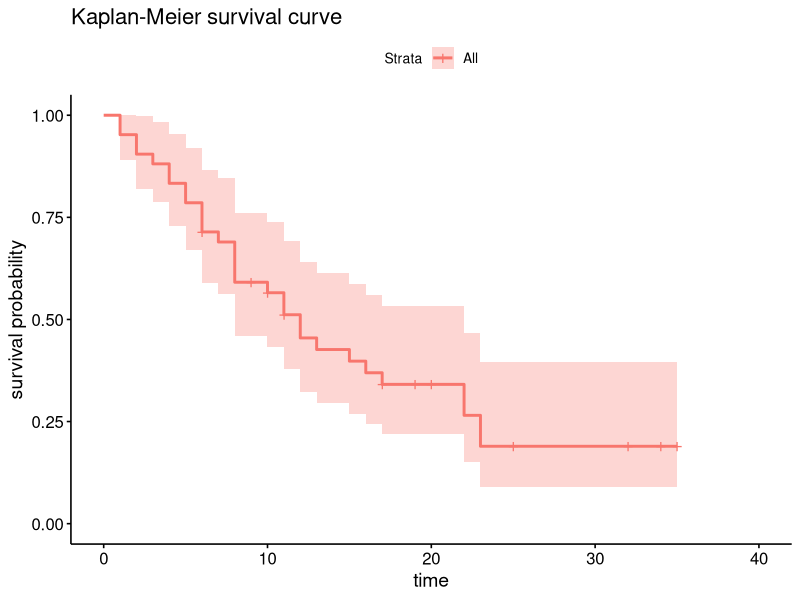
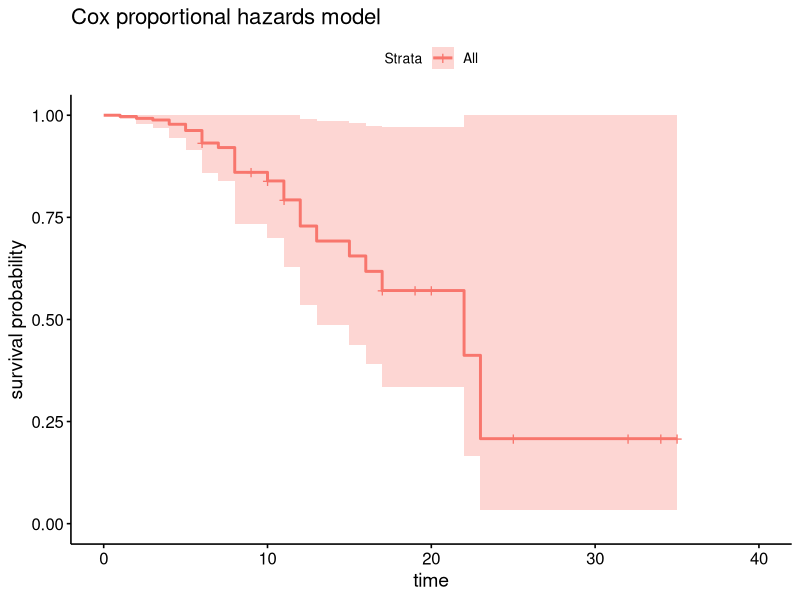
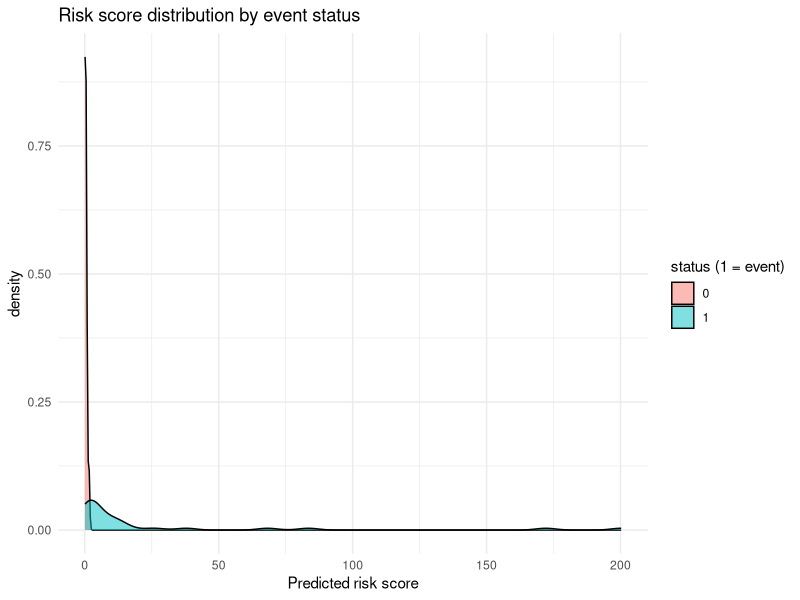
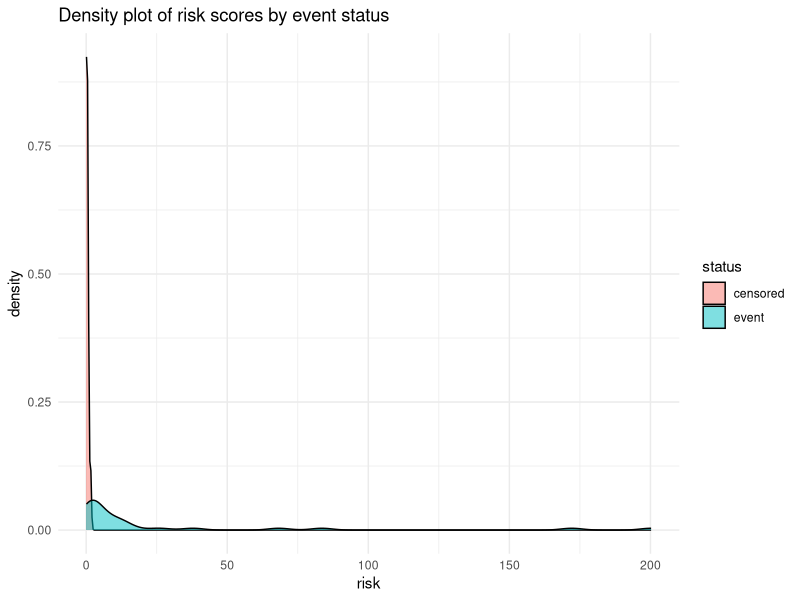
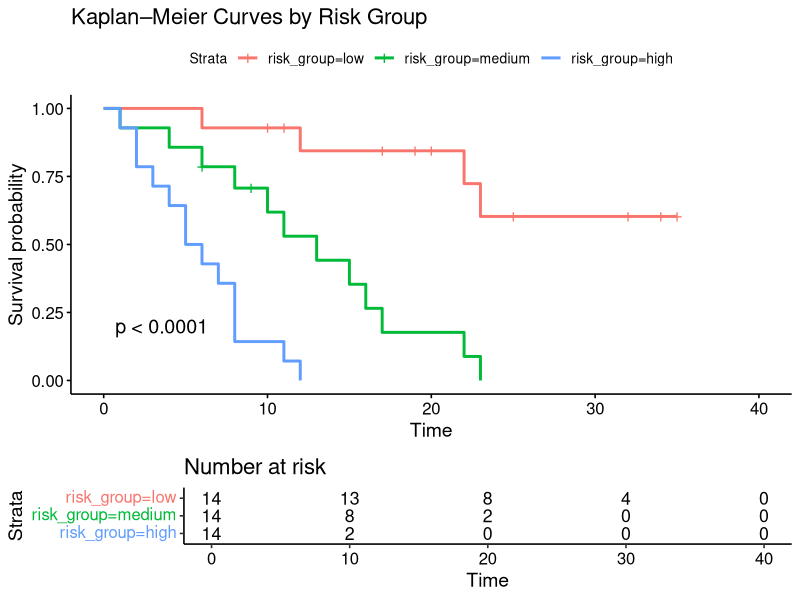
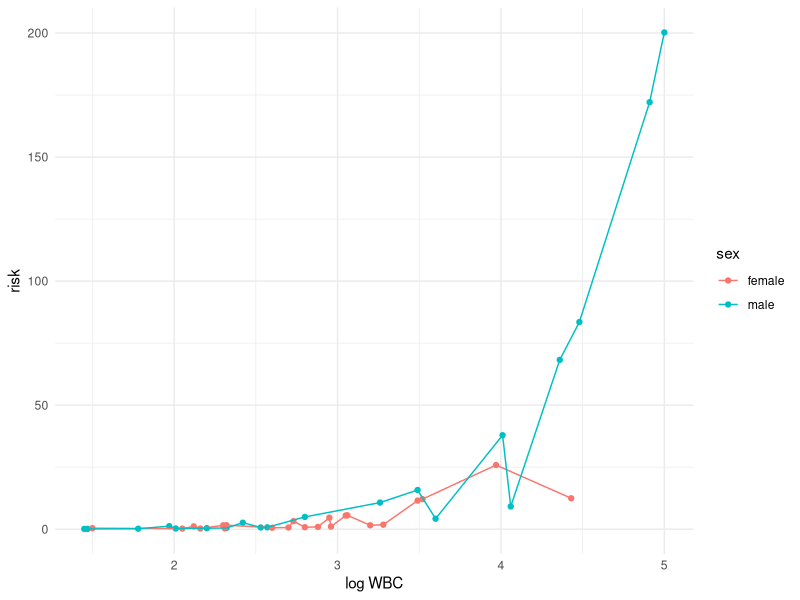

Source code (R) for these figures, in order:
## ---- chunk 1
#| echo: true
#| message: false
#| warning: false
#| 
library(openxlsx)
library(dplyr)
data_raw <- read.xlsx(
  "2-lukemia-survival/data.xlsx",
  rowNames = FALSE, detectDates = TRUE,
  skipEmptyRows = TRUE, skipEmptyCols = TRUE)

# data_raw |> count(status) # 0:12, 1:30
# data_raw |> count(sex) # 1:22, 2:20
# data_raw |> count(rx) # 0:21, 2:21

data_raw |> head(4) |> as_tibble()
## ---- chunk 2
#| echo: true
#| message: false
#| warning: false
#| 
library(survival)
library(survminer)
fit_km <- survfit(Surv(time, status) ~ 1, data = data_raw)
## ---- chunk 3
#| echo: true
#| message: false
#| warning: false
#| fig-width: 12
#| fig-height: 6
#| 
# fit_km
#  n events median 0.95LCL 0.95UCL
# 42     30     12       8      22

fit_km |>
  ggsurvplot(data = data_raw,
             xlab = "time", ylab = "survival probability",
             title = "Kaplan-Meier survival curve")
## ---- chunk 4
#| echo: true
#| message: false
#| warning: false
#| 
fit_cox <- coxph(Surv(time, status) ~ sex + logWBC + rx, data = data_raw)
fit_cox
## ---- chunk 5
#| echo: true
#| message: false
#| warning: false
#| 
survfit(fit_cox) |> 
  ggsurvplot(data = data_raw,
             xlab = "time", ylab = "survival probability",
             title = "Cox proportional hazards model")
## ---- chunk 6
#| echo: true
#| message: false
#| warning: false
#| 
summary(fit_cox)
## ---- chunk 7
#| echo: true
#| message: false
#| warning: false
#| 
data_raw$risk <- predict(fit_cox, newdata = data_raw, type = 'risk')
## ---- chunk 8
#| echo: true
#| message: false
#| warning: false
#| fig-width: 6
#| fig-height: 4
#| 
library(ggplot2)
data_raw |> 
  ggplot(aes(x = risk, fill = factor(status))) +
  geom_density(alpha = 0.5) +
  labs(title = "Risk score distribution by event status",
       x = "Predicted risk score",
       fill = "status (1 = event)") +
  theme_minimal()
## ---- chunk 9
#| echo: true
#| message: false
#| warning: false
#| fig-width: 6
#| fig-height: 4
#| 
data_raw |> 
  mutate(status = ifelse(status == 1, "event", "censored")) |>
  ggplot(aes(x = risk, fill = status)) +
  geom_density(alpha = 0.5) +
  labs(title = "Density plot of risk scores by event status",
       x = "risk", fill = "status") +
  theme_minimal()
## ---- chunk 10
#| echo: true
#| message: false
#| warning: false
#| fig-width: 12
#| fig-height: 8
#| 
# Create tertiles of risk
data_raw$risk_group <- with(
  data_raw, cut(risk, breaks = quantile(risk, probs = c(0, 1/3, 2/3, 1)),
                labels = c("low", "medium", "high"),
                include.lowest = TRUE))

fit_km_risk <- survfit(Surv(time, status) ~ risk_group, data = data_raw)
fit_km_risk |> 
  ggsurvplot(data = data_raw, pval = TRUE,
             title = "Kaplan–Meier Curves by Risk Group",
             risk.table = TRUE)
## ---- chunk 11
#| echo: true
#| message: false
#| warning: false
#| fig-width: 10
#| fig-height: 6
#| 
data_raw |> 
  mutate(sex = ifelse(sex == 1, "male", "female")) |> 
  ggplot(aes(x = logWBC, y = risk, group = sex, colour = sex)) +
  geom_point() + geom_line() +
  labs(x = "log WBC", y = "risk") +
  theme_minimal()
